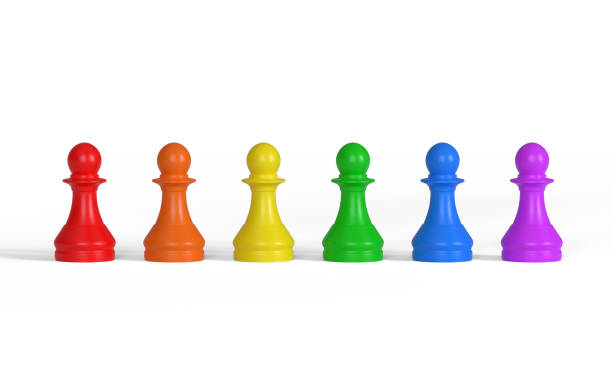
#> input picture Test.png, 612 x 367 px
$ python exampleFilters.py   (older library calls are emulated)
#> lines starting #> are read from the running program, lines starting #| are printed output that depends on the picture; after the words box and inside, x2 and y2 are one past the last pixel; in counts of white or black regions, pixels touching at a corner belong together
### ProcessingTools/Classical/filters.py
import cv2
import numpy as np
from scipy.ndimage import gaussian_filter, sobel, uniform_filter
from skimage.filters import unsharp_mask, threshold_otsu, rank
from skimage.restoration import denoise_tv_chambolle
from skimage.morphology import disk
from sklearn.cluster import KMeans

class ImageFilters:
    def __init__(self):
        pass  # Constructor for potential future use

    def gaussian_blur(self, image, sigma=1):
        """Apply Gaussian Blur to the image."""
        return gaussian_filter(image, sigma=sigma)

    def uniform_filter(self, image, size=3):
        """Apply a uniform (mean) filter."""
        return uniform_filter(image, size=size)

    def sobel_edges(self, image):
        """Detect edges using the Sobel filter."""
        gray = cv2.cvtColor(image, cv2.COLOR_BGR2GRAY) if len(image.shape) == 3 else image
        dx = sobel(gray, axis=0)
        dy = sobel(gray, axis=1)
        return np.hypot(dx, dy)

    def laplacian_filter(self, image):
        """Apply Laplacian filter for edge detection."""
        gray = cv2.cvtColor(image, cv2.COLOR_BGR2GRAY) if len(image.shape) == 3 else image
        return cv2.Laplacian(gray, cv2.CV_64F)

    def canny_edges(self, image, threshold1=100, threshold2=200):
        """Detect edges using the Canny edge detector."""
        gray = cv2.cvtColor(image, cv2.COLOR_BGR2GRAY) if len(image.shape) == 3 else image
        return cv2.Canny(gray, threshold1, threshold2)

    def bilateral_filter(self, image, d=9, sigma_color=75, sigma_space=75):
        """Apply Bilateral Filter for edge-preserving smoothing."""
        return cv2.bilateralFilter(image, d, sigma_color, sigma_space)

    def median_blur(self, image, ksize=5):
        """Apply Median Blur for noise reduction."""
        return cv2.medianBlur(image, ksize)

    def histogram_equalization(self, image):
        """Apply histogram equalization."""
        gray = cv2.cvtColor(image, cv2.COLOR_BGR2GRAY) if len(image.shape) == 3 else image
        return cv2.equalizeHist(gray)

    def adaptive_histogram_equalization(self, image, clip_limit=2.0, tile_grid_size=(8, 8)):
        """Apply Adaptive Histogram Equalization."""
        gray = cv2.cvtColor(image, cv2.COLOR_BGR2GRAY) if len(image.shape) == 3 else image
        clahe = cv2.createCLAHE(clipLimit=clip_limit, tileGridSize=tile_grid_size)
        return clahe.apply(gray)

    def nearest_neighbor_interpolation(self, image, scale_factor=2):
        """Resize an image using nearest neighbor interpolation."""
        height, width = image.shape[:2]
        new_size = (int(width * scale_factor), int(height * scale_factor))
        return cv2.resize(image, new_size, interpolation=cv2.INTER_NEAREST)

    # [4 lines left out: function edge_count, not called in this run]

    def histogram_analysis(self, image, output_path=None):
        """Compute the histogram of an image and optionally save the plot."""
        gray = cv2.cvtColor(image, cv2.COLOR_BGR2GRAY) if len(image.shape) == 3 else image
        hist = cv2.calcHist([gray], [0], None, [256], [0, 256])

        if output_path:
            import matplotlib.pyplot as plt
            plt.figure()
            plt.title("Histogram")
            plt.xlabel("Pixel Value")
            plt.ylabel("Frequency")
            plt.plot(hist)
            plt.xlim([0, 256])
            plt.grid()
            plt.savefig(output_path)
            plt.close()
            print(f"Saved histogram plot: {output_path}")

        return hist

    def color_segmentation(self, image):
        """Segment the image into different colors based on filters."""
        hsv = cv2.cvtColor(image, cv2.COLOR_BGR2HSV)

        # Broadened red range
        lower_red1 = np.array([0, 100, 50])
        upper_red1 = np.array([10, 255, 255])
        lower_red2 = np.array([160, 100, 50])
        upper_red2 = np.array([180, 255, 255])
        mask_red1 = cv2.inRange(hsv, lower_red1, upper_red1)
        mask_red2 = cv2.inRange(hsv, lower_red2, upper_red2)
        mask_red = mask_red1 | mask_red2
        red_segment = cv2.bitwise_and(image, image, mask=mask_red)

        # Broadened blue range
        lower_blue = np.array([90, 100, 50])
        upper_blue = np.array([130, 255, 255])
        mask_blue = cv2.inRange(hsv, lower_blue, upper_blue)
        blue_segment = cv2.bitwise_and(image, image, mask=mask_blue)

        # Broadened green range
        lower_green = np.array([35, 50, 50])
        upper_green = np.array([85, 255, 255])
        mask_green = cv2.inRange(hsv, lower_green, upper_green)
        green_segment = cv2.bitwise_and(image, image, mask=mask_green)

        return red_segment, blue_segment, green_segment

    def kmeans_segmentation(self, image, k=3):
        """Apply K-Means clustering for image segmentation."""
        reshaped = image.reshape((-1, 3))
        reshaped = np.float32(reshaped)
        kmeans = KMeans(n_clusters=k, random_state=0)
        labels = kmeans.fit_predict(reshaped)
        centers = np.uint8(kmeans.cluster_centers_)
        segmented_image = centers[labels.flatten()].reshape(image.shape)
        return segmented_image

### exampleFilters.py
import cv2
import os
from ProcessingTools.Classical.filters import ImageFilters
import numpy as np
def main():
    # Load the test image
    image_path = "Test.png"
    if not os.path.exists(image_path):
        raise FileNotFoundError(f"Test image not found at {image_path}")

    image = cv2.imread(image_path)
#> image is the input picture: shape (367, 612, 3); mean B, G, R 235.3, 236.9, 241.5
    if image is None:
        raise ValueError(f"Failed to load image from {image_path}")

    # Create output directory
    output_dir = "output/filters"
    os.makedirs(output_dir, exist_ok=True)

    # Instantiate the ImageFilters class
    image_filters = ImageFilters()

    # List of filters to apply
    filters_to_apply = [
        ("Gaussian Blur", image_filters.gaussian_blur, {"sigma": 2}),
        ("Uniform Filter", image_filters.uniform_filter, {"size": 3}),
        ("Sobel Edges", image_filters.sobel_edges, {}),
        ("Laplacian Filter", image_filters.laplacian_filter, {}),
        ("Canny Edges", image_filters.canny_edges, {"threshold1": 50, "threshold2": 150}),
        ("Bilateral Filter", image_filters.bilateral_filter, {"d": 9, "sigma_color": 75, "sigma_space": 75}),
        ("Median Blur", image_filters.median_blur, {"ksize": 5}),
        ("Histogram Equalization", image_filters.histogram_equalization, {}),
        ("Adaptive Histogram Equalization", image_filters.adaptive_histogram_equalization, {"clip_limit": 2.0, "tile_grid_size": (8, 8)}),
        ("Nearest Neighbor Interpolation", image_filters.nearest_neighbor_interpolation, {"scale_factor": 1.5}),
        ("K-Means Segmentation", image_filters.kmeans_segmentation, {"k": 3}),
    ]

    # Apply all filters and save results
    for name, method, params in filters_to_apply:
        try:
            result = method(image, **params) if params else method(image)
            if isinstance(result, np.ndarray):
                output_path = os.path.join(output_dir, f"{name.replace(' ', '_').lower()}.png")
                cv2.imwrite(output_path, result)
                print(f"Saved: {output_path}")
        except Exception as e:
            print(f"Failed to apply {name}: {e}")
#> this loop made 11 passes
#> pass 1, in main, `result = method(image, **params) if params else method(image)`:
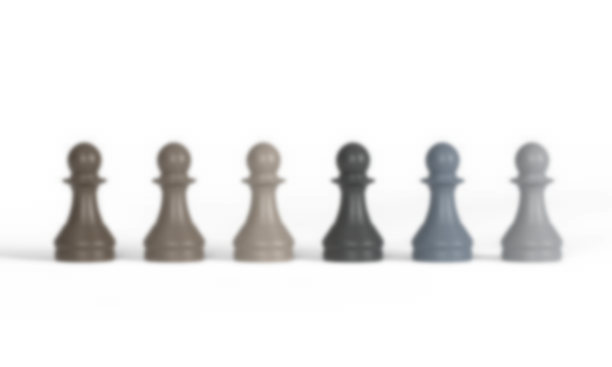
#> result: shape (367, 612, 3); mean B, G, R 237.1, 237.4, 237.8

    # Perform Color Segmentation
    try:
        red_segment, blue_segment, green_segment = image_filters.color_segmentation(image)
#> in color_segmentation, `hsv = cv2.cvtColor(image, cv2.COLOR_BGR2HSV)`: hsv: shape (367, 612, 3); mean H, S, V 11.2, 24.8, 248.8
#> in color_segmentation, `mask_red1 = cv2.inRange(hsv, lower_red1, upper_red1)`:
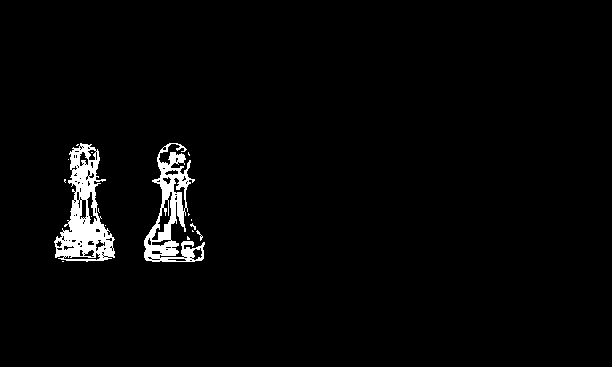
#> mask_red1: shape (367, 612); 2.6% white; 17 white regions (14 under 20 px), largest, box (x1, y1, x2, y2) and area: (54, 143, 115, 262) 3189, (144, 143, 205, 262) 2598, (196, 230, 203, 241) 23
#> in color_segmentation, `mask_red2 = cv2.inRange(hsv, lower_red2, upper_red2)`:
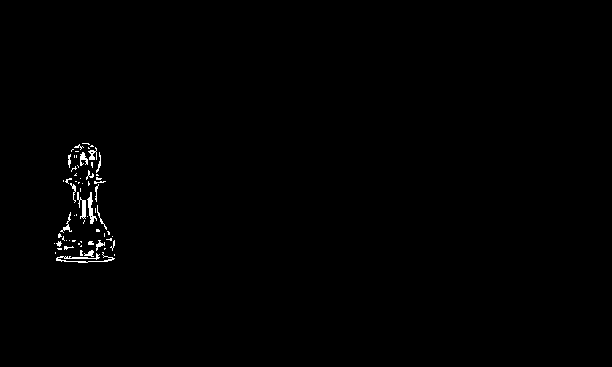
#> mask_red2: shape (367, 612); 0.54% white in thin lines or dots, all inside (x1, y1, x2, y2) = (54, 143, 115, 263)
#> in color_segmentation, `mask_red = mask_red1 | mask_red2`: mask_red: shape (367, 612); 3.2% white; 9 white regions (6 under 20 px), largest, box (x1, y1, x2, y2) and area: (54, 143, 115, 263) 4435, (144, 143, 205, 262) 2598, (196, 230, 203, 241) 23
#> in color_segmentation, `red_segment = cv2.bitwise_and(image, image, mask=mask_red)`:
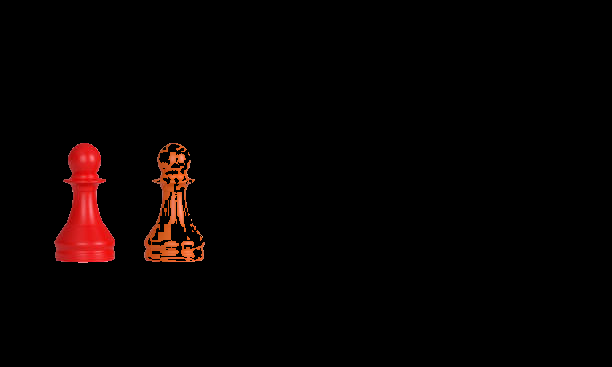
#> red_segment: shape (367, 612, 3); mean B, G, R 1.3, 1.9, 6.8
#> in color_segmentation, `mask_blue = cv2.inRange(hsv, lower_blue, upper_blue)`:
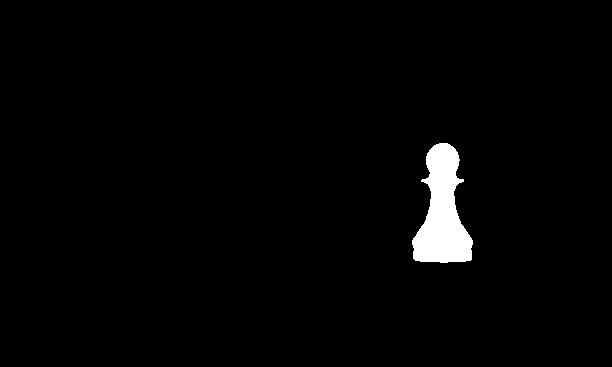
#> mask_blue: shape (367, 612); 2% white; 1 white region, box (x1, y1, x2, y2) and area: (412, 143, 473, 263) 4416
#> in color_segmentation, `mask_green = cv2.inRange(hsv, lower_green, upper_green)`:
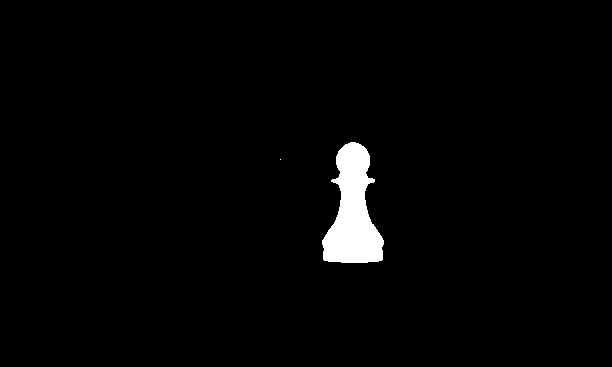
#> mask_green: shape (367, 612); 2% white; 2 white regions (1 under 20 px), largest, box (x1, y1, x2, y2) and area: (322, 142, 384, 263) 4556
        cv2.imwrite(os.path.join(output_dir, "red_segment.png"), red_segment)
        cv2.imwrite(os.path.join(output_dir, "blue_segment.png"), blue_segment)
        cv2.imwrite(os.path.join(output_dir, "green_segment.png"), green_segment)
        print("Performed Color Segmentation")
    except Exception as e:
        print(f"Failed to perform Color Segmentation: {e}")

    # Perform Histogram Analysis
    try:
        histogram_output_path = os.path.join(output_dir, "histogram_plot.png")
        image_filters.histogram_analysis(image, output_path=histogram_output_path)
#> in histogram_analysis, `hist = cv2.calcHist([gray], [0], None, [256], [0, 256])`: hist = 256 values, max 143505 at index 255, min 0 at index 0, mean 877.4
#> in histogram_analysis, `plt.savefig(output_path)`:
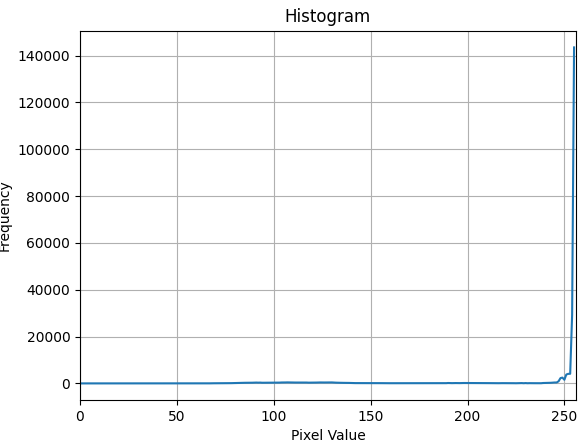
#> figure drawn by matplotlib, 1 panel; curve peaks at x = 255, y = 143505
        print("Performed Histogram Analysis")
    except Exception as e:
        print(f"Failed to perform Histogram Analysis: {e}")

if __name__ == "__main__":
    main()

$ run again, with Test.jpg saved as Test.png
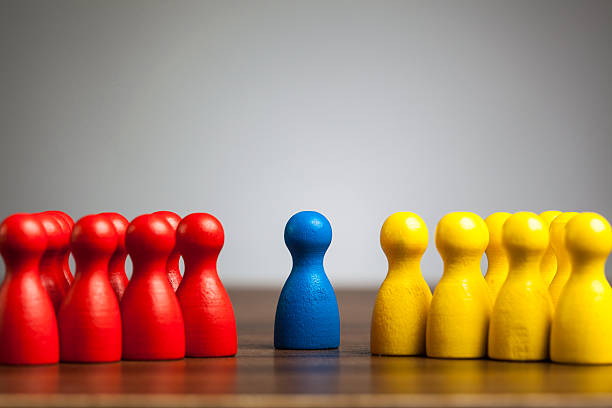
#> input picture Test.jpg, 612 x 408 px
#> in main, image is the input picture: shape (408, 612, 3); mean B, G, R 109.6, 133.7, 166.9
#> hsv: shape (408, 612, 3); mean H, S, V 65.6, 96.7, 172.4
#> in color_segmentation, `mask_red1 = cv2.inRange(hsv, lower_red1, upper_red1)`:
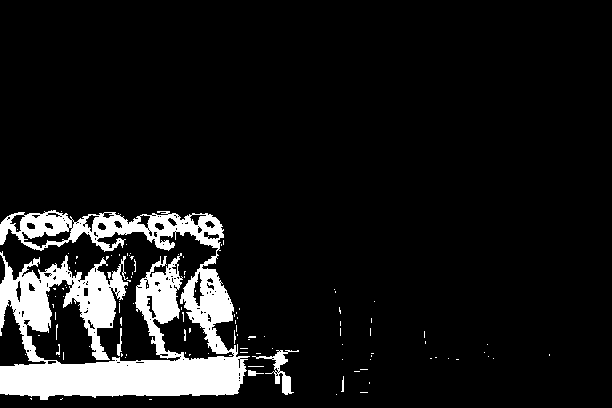
#> mask_red1: shape (408, 612); 9.9% white; 115 white regions (108 under 20 px), largest, box (x1, y1, x2, y2) and area: (0, 210, 250, 400) 23671, (252, 350, 299, 395) 488, (117, 328, 122, 356) 71
#> mask_red2: shape (408, 612); 6.7% white; 121 white regions (98 under 20 px), largest, box (x1, y1, x2, y2) and area: (0, 229, 234, 363) 13313, (0, 300, 46, 365) 1161, (212, 311, 237, 352) 472
#> mask_red: shape (408, 612); 16.6% white; 49 white regions (45 under 20 px), largest, box (x1, y1, x2, y2) and area: (0, 210, 250, 400) 40805, (252, 350, 299, 395) 488, (248, 370, 264, 376) 51, (341, 376, 344, 392) 29
#> mask_blue: shape (408, 612); 2.6% white; 4 white regions (2 under 20 px), largest, box (x1, y1, x2, y2) and area: (277, 211, 340, 349) 6374, (320, 355, 336, 357) 32
#> mask_green: shape (408, 612); 0.04% white in thin lines or dots, all inside (x1, y1, x2, y2) = (40, 208, 608, 331)
#> hist = 256 values, max 2608 at index 197, min 0 at index 253, mean 975.4
#> in histogram_analysis, `plt.savefig(output_path)`:
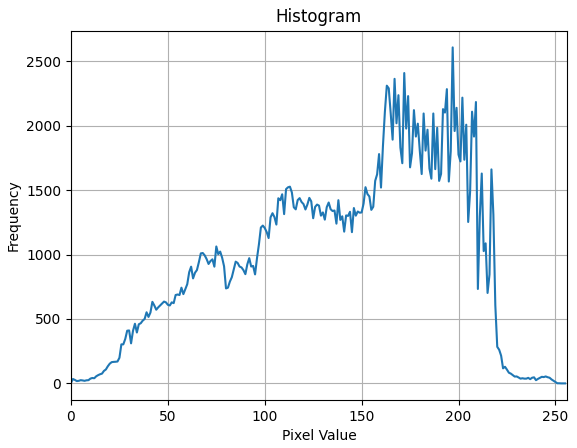
#> figure drawn by matplotlib, 1 panel; curve peaks at x = 197, y = 2608
